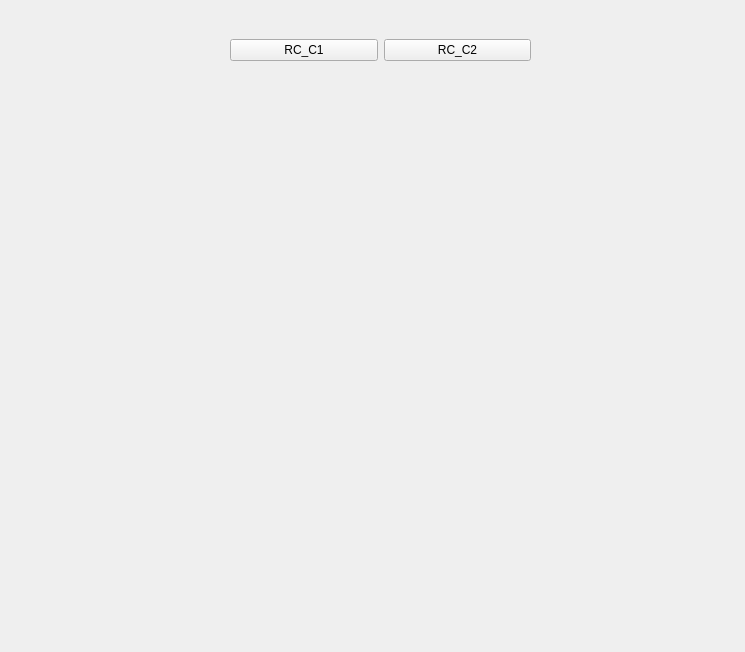
<?xml version="1.0" encoding="UTF-8"?>
<ui version="4.0">
 <class>RC</class>
 <widget class="QWidget" name="RC">
  <property name="geometry">
   <rect>
    <x>0</x>
    <y>0</y>
    <width>745</width>
    <height>652</height>
   </rect>
  </property>
  <property name="windowTitle">
   <string>Form</string>
  </property>
  <widget class="QWidget" name="horizontalLayoutWidget">
   <property name="geometry">
    <rect>
     <x>230</x>
     <y>10</y>
     <width>301</width>
     <height>81</height>
    </rect>
   </property>
   <layout class="QHBoxLayout" name="horizontalLayout">
    <item>
     <widget class="QPushButton" name="rc1">
      <property name="text">
       <string>RC_C1</string>
      </property>
     </widget>
    </item>
    <item>
     <widget class="QPushButton" name="rc2">
      <property name="text">
       <string>RC_C2</string>
      </property>
     </widget>
    </item>
   </layout>
  </widget>
  <widget class="QWidget" name="verticalLayoutWidget">
   <property name="geometry">
    <rect>
     <x>0</x>
     <y>100</y>
     <width>741</width>
     <height>551</height>
    </rect>
   </property>
   <layout class="QVBoxLayout" name="verticalLayout">
    <item>
     <widget class="QLabel" name="label">
      <property name="text">
       <string/>
      </property>
      <property name="scaledContents">
       <bool>true</bool>
      </property>
     </widget>
    </item>
    <item>
     <widget class="QLabel" name="rutaC">
      <property name="text">
       <string/>
      </property>
      <property name="alignment">
       <set>Qt::AlignmentFlag::AlignCenter</set>
      </property>
     </widget>
    </item>
   </layout>
  </widget>
 </widget>
 <resources/>
 <connections/>
</ui>
